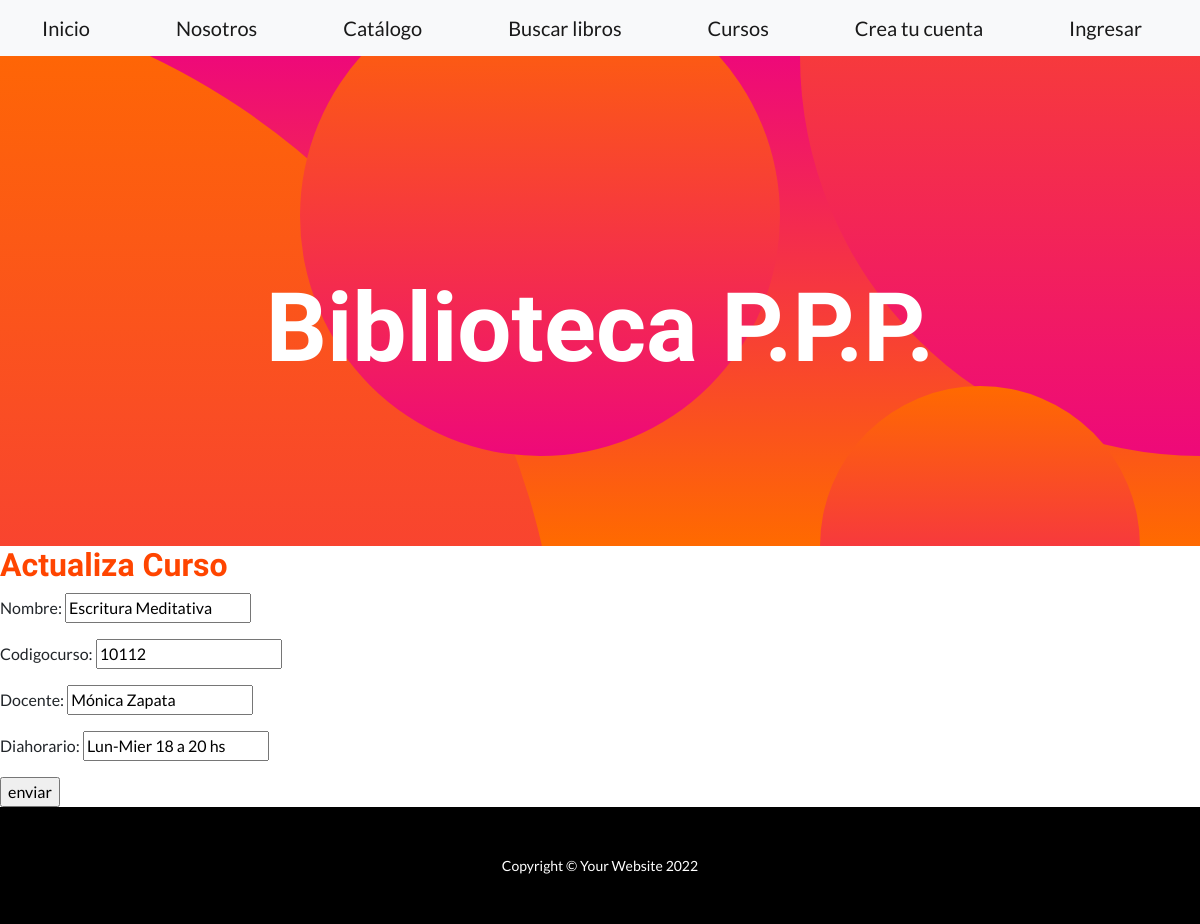
The app's page /actualizaCursos/1/ with its own data.
### app_biblioteca/models.py (models this page shows, shortened)
class Curso(models.Model):
    nombre=models.CharField(max_length=40)
    codigocurso=models.IntegerField()
    docente=models.CharField(max_length=30)
    diahorario=models.CharField(max_length=40)

### app_biblioteca/views.py (the view)
# urls.py: path('actualizaCursos/<pk>/', views.CursoUpdate.as_view(), name='EditC'),
class CursoUpdate (UpdateView):
    model = Curso
    success_url= '/listaCursos'
    fields = ['nombre', 'codigocurso', 'docente', 'diahorario']
    template_name= 'curso_form.html'

### app_biblioteca/templates/curso_form.html (shortened to what this page needs)
{% extends "padre.html" %}
{% load static %}
{% block ContenidoQueCambia %}
    <h2 style="color:orangered">Actualiza Curso</h2>
    <form method = "post">
        {{ form.as_p }}
        <input type = "submit" value= "enviar">
    </form>
{% endblock %}

### records on screen
Curso: nombre "Escritura Meditativa", codigocurso "10112", docente "Mónica Zapata", diahorario "Lun-Mier 18 a 20 hs"
